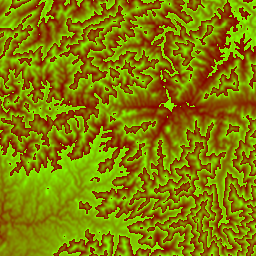
#> input picture appalachian-eagle/references/terrain-10-277-402.png, 256 x 256 px; its folder holds 4 pictures in this run
$ python extract_dem.py
#> lines starting #> are read from the running program, lines starting #| are printed output that depends on the picture
"""Create an embedded 129 x 129 Mt. Mitchell Terrarium DEM sample.

Inputs are the four locally retained Terrarium PNG tiles around the documented
Mt. Mitchell / Black Mountains point. Output is a base64 little-endian ushort
grid in metres, suitable for inclusion in the standalone HTML renderer.
"""
from pathlib import Path
from PIL import Image
import base64
import struct

root = Path(__file__).parent
mosaic = Image.new("RGB", (512, 512))
#> mosaic: PIL image 512x512 RGB; every value is 0
for tx in (277, 278):
    for ty in (402, 403):
        mosaic.paste(Image.open(root / f"terrain-10-{tx}-{ty}.png").convert("RGB"), ((tx-277)*256, (ty-402)*256))
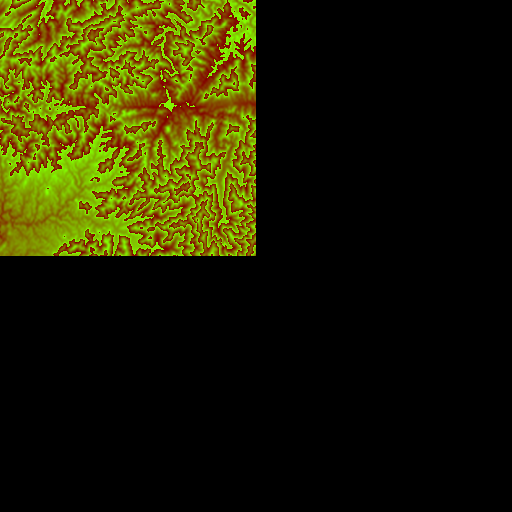
#> mosaic: PIL image 512x512 RGB; mean R, G, B 32.8, 32, 0
#> pass 2 of the loop `for tx in (277, 278):`:
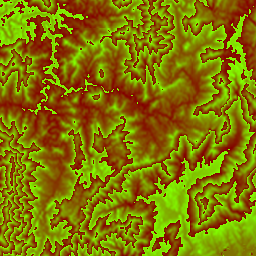
#> input picture appalachian-eagle/references/terrain-10-278-402.png, 256 x 256 px
#> `mosaic.paste(Image.open(root / f"terrain-10-{tx}-{ty}.png").convert("R..`:
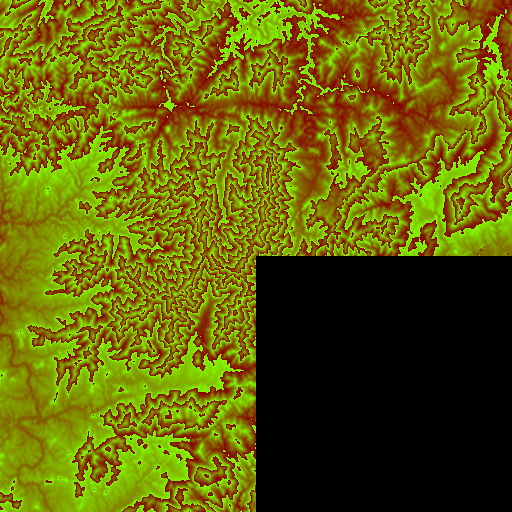
#> mosaic: PIL image 512x512 RGB; mean R, G, B 98.3, 96.4, 0

# The provided lon/lat maps here. A 194 px square is approximately 24 km wide.
cx, cy, source_span, n = 256.3823, 239.6801, 194.0, 129
#> cx = 256.4; cy = 239.7; source_span = 194; n = 129
heights = []
for j in range(n):
    y = cy - source_span / 2 + j * source_span / (n - 1)
    for i in range(n):
        x = cx - source_span / 2 + i * source_span / (n - 1)
        r, g, b = mosaic.getpixel((round(x), round(y)))
        heights.append(round(r * 256 + g + b / 256 - 32768))
#> this loop made 129 passes
#> y on passes 1 to 12: 142.7, 144.2, 145.7, 147.2, 148.7, 150.3, 151.8, 153.3, 154.8, 156.3, 157.8, 159.4
data = struct.pack("<" + "H" * len(heights), *heights)
(root / "mt-mitchell-dem-129.b64.txt").write_text(base64.b64encode(data).decode())
print(min(heights), max(heights), len(heights))
